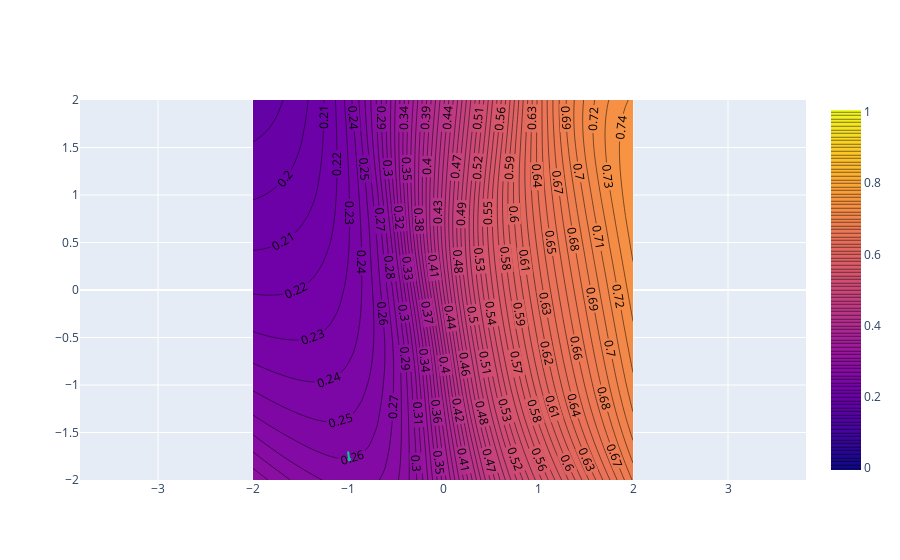

This figure's notebook cell:
### Code cell
import plotly.graph_objects as go
import plotly.figure_factory as ff
from gdeep.create_nets.sample_nn import SmoothNet

# create random network
torch.manual_seed(3)
n = 2 # dimensional input space
random_net = SmoothNet(0, [n,5,5,5])

# create grid and compute grid values
plot_range = 2.
steps = 50
x_range = torch.linspace(-plot_range, plot_range, steps)
y_range = torch.linspace(-plot_range, plot_range, steps)
grid_x, grid_y = torch.meshgrid(x_range, y_range)
mesh = torch.stack((grid_x, grid_y), dim=-1)
model_val = random_net(None, mesh.reshape((-1,2)))[:,0].detach().reshape((-1, grid_x.shape[-1]))

assert (model_val[0][0] == random_net(None, mesh[0][0]))[0].data.tolist()

# plot graph of random_net
assert (x_range.shape == y_range.shape),\
'x and y resolution have to be the same to\
avoid strange behaviour in Contour plot.'

trace_1 = go.Contour(
    z = model_val.transpose(0, 1),
    x = x_range,
    y = y_range,
    contours=dict(
            start=0.0,
            end=1.0,
            size=0.01,
            showlabels=True
        )
)

x = torch.tensor([-1., -1.7], requires_grad=True)

trace_2 = go.Scatter(x=x[:0].detach(), y=x[1:].detach()) 




f = lambda x: random_net(None, x)[0]
hessian = torch.autograd.functional.hessian(f, x)

eig_val, eig_vec = torch.symeig(hessian, eigenvectors=True)
gradient = torch.autograd.grad(f(x), x)[0]
normal_gradient = (gradient / torch.norm(gradient)).detach()
x.requires_grad = False



trace_3 = ff.create_quiver(
    [x[0]],
    [x[1]],
    [normal_gradient[0]],
    [normal_gradient[1]],
)

#fig = go.FigureWidget([trace_1, trace_2])
fig = go.FigureWidget([trace_1, trace_2, trace_3.data[0]])
fig['layout']['yaxis']['scaleanchor']='x'
fig.show()

### Figure 1 — Plotly figure (JSON) as saved in the notebook; plotly's stock layout.template omitted (floating-point values rounded to 4 significant figures; data arrays with more than 128 entries replaced by an {"elided": "..."} marker saying what was removed)
{"data": [{"contours": {"end": 1, "showlabels": true, "size": 0.01, "start": 0}, "type": "contour", "uid": "5d689090-d299-4414-8b26-f0455f9f07c4", "x": [-2, -1.918, -1.837, -1.755, -1.673, -1.592, -1.51, -1.429, -1.347, -1.265, -1.184, -1.102, -1.02, -0.9388, -0.8571, -0.7755, -0.6939, -0.6122, -0.5306, -0.449, -0.3673, -0.2857, -0.2041, -0.1224, -0.04082, 0.04082, 0.1224, 0.2041, 0.2857, 0.3673, 0.449, 0.5306, 0.6122, 0.6939, 0.7755, 0.8571, 0.9388, 1.02, 1.102, 1.184, 1.265, 1.347, 1.429, 1.51, 1.592, 1.673, 1.755, 1.837, 1.918, 2], "y": [-2, -1.918, -1.837, -1.755, -1.673, -1.592, -1.51, -1.429, -1.347, -1.265, -1.184, -1.102, -1.02, -0.9388, -0.8571, -0.7755, -0.6939, -0.6122, -0.5306, -0.449, -0.3673, -0.2857, -0.2041, -0.1224, -0.04082, 0.04082, 0.1224, 0.2041, 0.2857, 0.3673, 0.449, 0.5306, 0.6122, 0.6939, 0.7755, 0.8571, 0.9388, 1.02, 1.102, 1.184, 1.265, 1.347, 1.429, 1.51, 1.592, 1.673, 1.755, 1.837, 1.918, 2], "z": {"elided": "50x50 float values"}}, {"type": "scatter", "uid": "bae73d87-ad62-4c24-9653-9435d98021ea", "x": [], "y": [-1.7]}, {"mode": "lines", "type": "scatter", "uid": "d0c4bd44-08c9-417a-92a3-7f24e23fdcae", "x": [-1, -0.9847, null, -0.9992, -0.9847, -0.9789, null], "y": [-1.7, -1.799, null, -1.773, -1.799, -1.769, null]}], "layout": {"yaxis": {"scaleanchor": "x"}}}
